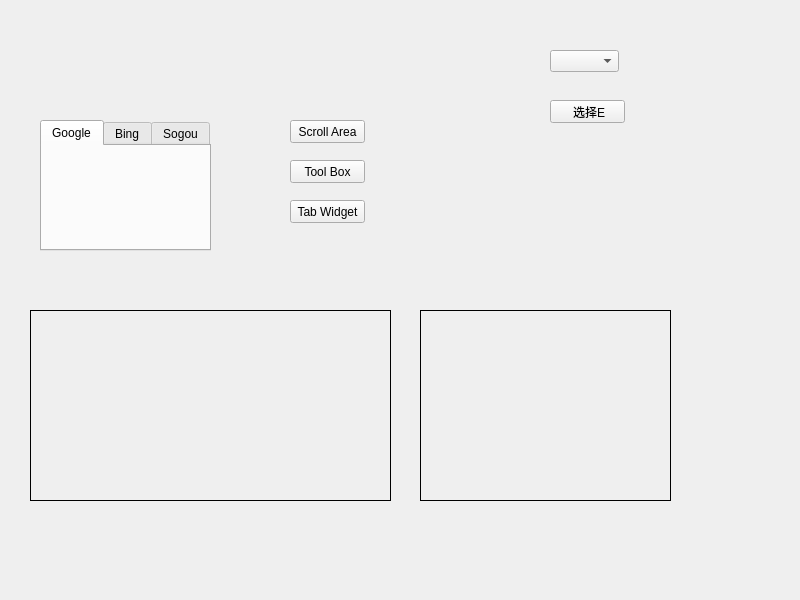
<?xml version="1.0" encoding="UTF-8"?>
<ui version="4.0">
 <class>Widget</class>
 <widget class="QWidget" name="Widget">
  <property name="geometry">
   <rect>
    <x>0</x>
    <y>0</y>
    <width>800</width>
    <height>600</height>
   </rect>
  </property>
  <property name="windowTitle">
   <string>Widget</string>
  </property>
  <widget class="QStackedWidget" name="stackedWidget">
   <property name="geometry">
    <rect>
     <x>20</x>
     <y>70</y>
     <width>241</width>
     <height>231</height>
    </rect>
   </property>
   <property name="currentIndex">
    <number>2</number>
   </property>
   <widget class="QWidget" name="page_6">
    <widget class="QScrollArea" name="scrollArea">
     <property name="geometry">
      <rect>
       <x>30</x>
       <y>20</y>
       <width>141</width>
       <height>191</height>
      </rect>
     </property>
     <property name="widgetResizable">
      <bool>true</bool>
     </property>
     <widget class="QWidget" name="scrollAreaWidgetContents">
      <property name="geometry">
       <rect>
        <x>0</x>
        <y>0</y>
        <width>122</width>
        <height>389</height>
       </rect>
      </property>
      <layout class="QVBoxLayout" name="verticalLayout">
       <item>
        <widget class="QPushButton" name="pushButton">
         <property name="text">
          <string>PushButton</string>
         </property>
        </widget>
       </item>
       <item>
        <widget class="QPushButton" name="pushButton_2">
         <property name="text">
          <string>PushButton</string>
         </property>
        </widget>
       </item>
       <item>
        <widget class="QPushButton" name="pushButton_3">
         <property name="text">
          <string>PushButton</string>
         </property>
        </widget>
       </item>
       <item>
        <widget class="QPushButton" name="pushButton_4">
         <property name="text">
          <string>PushButton</string>
         </property>
        </widget>
       </item>
       <item>
        <widget class="QPushButton" name="pushButton_5">
         <property name="text">
          <string>PushButton</string>
         </property>
        </widget>
       </item>
       <item>
        <widget class="QPushButton" name="pushButton_6">
         <property name="text">
          <string>PushButton</string>
         </property>
        </widget>
       </item>
       <item>
        <widget class="QPushButton" name="pushButton_9">
         <property name="text">
          <string>PushButton</string>
         </property>
        </widget>
       </item>
       <item>
        <widget class="QPushButton" name="pushButton_8">
         <property name="text">
          <string>PushButton</string>
         </property>
        </widget>
       </item>
       <item>
        <widget class="QPushButton" name="pushButton_7">
         <property name="text">
          <string>PushButton</string>
         </property>
        </widget>
       </item>
       <item>
        <widget class="QPushButton" name="pushButton_13">
         <property name="text">
          <string>PushButton</string>
         </property>
        </widget>
       </item>
       <item>
        <widget class="QPushButton" name="pushButton_12">
         <property name="text">
          <string>PushButton</string>
         </property>
        </widget>
       </item>
       <item>
        <widget class="QPushButton" name="pushButton_11">
         <property name="text">
          <string>PushButton</string>
         </property>
        </widget>
       </item>
       <item>
        <widget class="QPushButton" name="pushButton_10">
         <property name="text">
          <string>PushButton</string>
         </property>
        </widget>
       </item>
      </layout>
     </widget>
    </widget>
   </widget>
   <widget class="QWidget" name="page_7">
    <widget class="QToolBox" name="toolBox">
     <property name="geometry">
      <rect>
       <x>40</x>
       <y>40</y>
       <width>61</width>
       <height>131</height>
      </rect>
     </property>
     <property name="currentIndex">
      <number>2</number>
     </property>
     <widget class="QWidget" name="page_3">
      <property name="geometry">
       <rect>
        <x>0</x>
        <y>0</y>
        <width>100</width>
        <height>30</height>
       </rect>
      </property>
      <attribute name="label">
       <string>三五好友</string>
      </attribute>
     </widget>
     <widget class="QWidget" name="page_4">
      <property name="geometry">
       <rect>
        <x>0</x>
        <y>0</y>
        <width>100</width>
        <height>30</height>
       </rect>
      </property>
      <attribute name="label">
       <string>妻妾成群</string>
      </attribute>
     </widget>
     <widget class="QWidget" name="page_5">
      <property name="geometry">
       <rect>
        <x>0</x>
        <y>0</y>
        <width>61</width>
        <height>53</height>
       </rect>
      </property>
      <attribute name="label">
       <string>再也不见</string>
      </attribute>
     </widget>
    </widget>
   </widget>
   <widget class="QWidget" name="page_8">
    <widget class="QTabWidget" name="tabWidget">
     <property name="geometry">
      <rect>
       <x>20</x>
       <y>50</y>
       <width>171</width>
       <height>131</height>
      </rect>
     </property>
     <property name="currentIndex">
      <number>0</number>
     </property>
     <widget class="QWidget" name="tab">
      <attribute name="title">
       <string>Google</string>
      </attribute>
     </widget>
     <widget class="QWidget" name="tab_2">
      <attribute name="title">
       <string>Bing</string>
      </attribute>
     </widget>
     <widget class="QWidget" name="tab_3">
      <attribute name="title">
       <string>Sogou</string>
      </attribute>
     </widget>
    </widget>
   </widget>
  </widget>
  <widget class="QPushButton" name="btn_ScrollArea">
   <property name="geometry">
    <rect>
     <x>290</x>
     <y>120</y>
     <width>75</width>
     <height>23</height>
    </rect>
   </property>
   <property name="text">
    <string>Scroll Area</string>
   </property>
  </widget>
  <widget class="QPushButton" name="btn_ToolBox">
   <property name="geometry">
    <rect>
     <x>290</x>
     <y>160</y>
     <width>75</width>
     <height>23</height>
    </rect>
   </property>
   <property name="text">
    <string>Tool Box</string>
   </property>
  </widget>
  <widget class="QPushButton" name="btn_TabWidget">
   <property name="geometry">
    <rect>
     <x>290</x>
     <y>200</y>
     <width>75</width>
     <height>23</height>
    </rect>
   </property>
   <property name="text">
    <string>Tab Widget</string>
   </property>
  </widget>
  <widget class="QComboBox" name="comboBox">
   <property name="geometry">
    <rect>
     <x>550</x>
     <y>50</y>
     <width>69</width>
     <height>22</height>
    </rect>
   </property>
  </widget>
  <widget class="QPushButton" name="btn_ChooseE">
   <property name="geometry">
    <rect>
     <x>550</x>
     <y>100</y>
     <width>75</width>
     <height>23</height>
    </rect>
   </property>
   <property name="text">
    <string> 选择E</string>
   </property>
  </widget>
  <widget class="QLabel" name="label_img">
   <property name="geometry">
    <rect>
     <x>30</x>
     <y>310</y>
     <width>361</width>
     <height>191</height>
    </rect>
   </property>
   <property name="autoFillBackground">
    <bool>true</bool>
   </property>
   <property name="frameShape">
    <enum>QFrame::Box</enum>
   </property>
   <property name="text">
    <string/>
   </property>
  </widget>
  <widget class="QLabel" name="label_movie">
   <property name="geometry">
    <rect>
     <x>420</x>
     <y>310</y>
     <width>251</width>
     <height>191</height>
    </rect>
   </property>
   <property name="autoFillBackground">
    <bool>true</bool>
   </property>
   <property name="frameShape">
    <enum>QFrame::Box</enum>
   </property>
   <property name="text">
    <string/>
   </property>
  </widget>
 </widget>
 <resources/>
 <connections/>
</ui>
